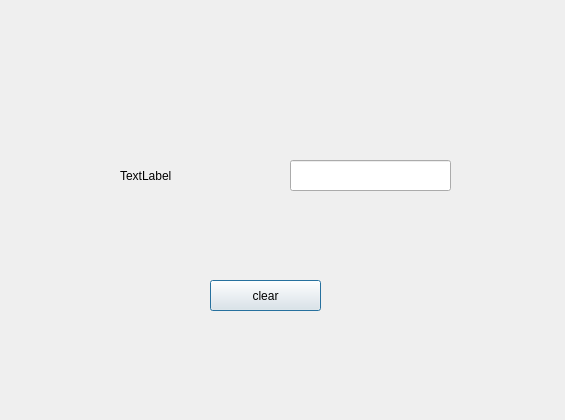
<?xml version="1.0" encoding="UTF-8"?>
<ui version="4.0">
 <class>Dialog</class>
 <widget class="QDialog" name="Dialog">
  <property name="geometry">
   <rect>
    <x>0</x>
    <y>0</y>
    <width>565</width>
    <height>420</height>
   </rect>
  </property>
  <property name="windowTitle">
   <string>Dialog</string>
  </property>
  <widget class="QLabel" name="label">
   <property name="geometry">
    <rect>
     <x>120</x>
     <y>160</y>
     <width>91</width>
     <height>31</height>
    </rect>
   </property>
   <property name="text">
    <string>TextLabel</string>
   </property>
  </widget>
  <widget class="QLineEdit" name="lineEdit">
   <property name="geometry">
    <rect>
     <x>290</x>
     <y>160</y>
     <width>161</width>
     <height>31</height>
    </rect>
   </property>
  </widget>
  <widget class="QPushButton" name="pushButton">
   <property name="geometry">
    <rect>
     <x>210</x>
     <y>280</y>
     <width>111</width>
     <height>31</height>
    </rect>
   </property>
   <property name="text">
    <string>clear</string>
   </property>
  </widget>
 </widget>
 <resources/>
 <connections>
  <connection>
   <sender>pushButton</sender>
   <signal>clicked()</signal>
   <receiver>lineEdit</receiver>
   <slot>clear()</slot>
   <hints>
    <hint type="sourcelabel">
     <x>280</x>
     <y>301</y>
    </hint>
    <hint type="destinationlabel">
     <x>356</x>
     <y>187</y>
    </hint>
   </hints>
  </connection>
 </connections>
</ui>
